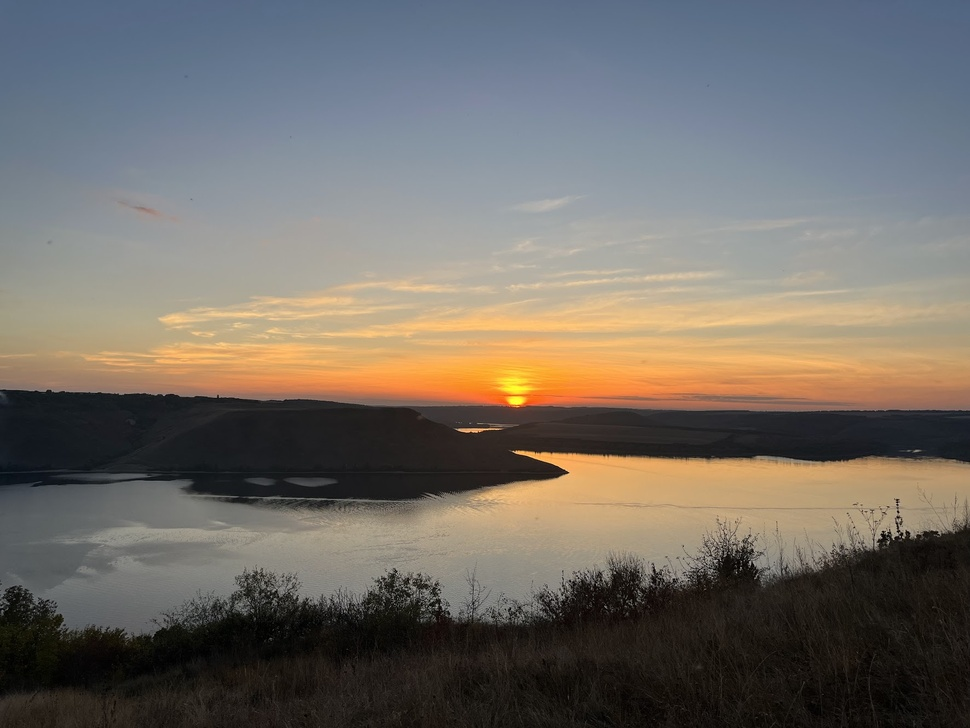
#> input picture lab2/IMG_3812.jpg, 970 x 728 px, shrunk from 1772 x 1330 before the run, found by its file name
$ jupyter execute lab2.2.ipynb
#> lines starting #> are read from the running program, lines starting #| are printed output that depends on the picture
[cell 1]
from time import time

import matplotlib.pyplot as plt
import numpy as np

from sklearn.cluster import KMeans
from sklearn.metrics import pairwise_distances_argmin
from sklearn.utils import shuffle

from skimage import io

[cell 2]
image = io.imread('/Users/andrii.p/Desktop/IMG_3812.jpg') # БAKOTA ТОП ❤️❤️❤️❤️❤️
#> image is the input picture: shape (728, 970, 3); mean R, G, B 114.4, 109, 102.6

[cell 3]
image = np.array(image,dtype=np.float64)/255

[cell 4]
w, h, d = original_shape = tuple(image.shape)
#> w = 728; h = 970; d = 3; original_shape = (728, 970, 3)

[cell 5]
w, h, d = original_shape = tuple(image.shape)
assert d == 3
image_array = np.reshape(image, (w * h, d))

[cell 6]
def recreate_image(codebook, labels, w, h):
    return codebook[labels].reshape(w, h, -1)

[cell 7]
plt.figure(1)
plt.clf()
plt.axis("off")
plt.title("Original image \n Amazing Bakota")
plt.imshow(image)
plt.show()

[cell 8]
for i in [2, 4, 8, 16, 32, 64]:
    image_array_sample = shuffle(image_array, random_state=0, n_samples=1_000)
    kmeans = KMeans(n_clusters=i, random_state=0).fit(image_array_sample)

    labels = kmeans.predict(image_array)

    codebook_random = shuffle(image_array, random_state=0, n_samples=i)

    labels_random = pairwise_distances_argmin(codebook_random, image_array, axis=0)

    print(f"Done for {i}. Processing next...")

    plt.figure()
    plt.clf()
    plt.axis("off")
    plt.title(f"Quantized image ({i} colors, K-Means)")
    plt.imshow(recreate_image(kmeans.cluster_centers_, labels, w, h))
#> this loop made 6 passes
#> codebook_random on pass 1: [[0.486, 0.537, 0.612], [0.659, 0.612, 0.518]]
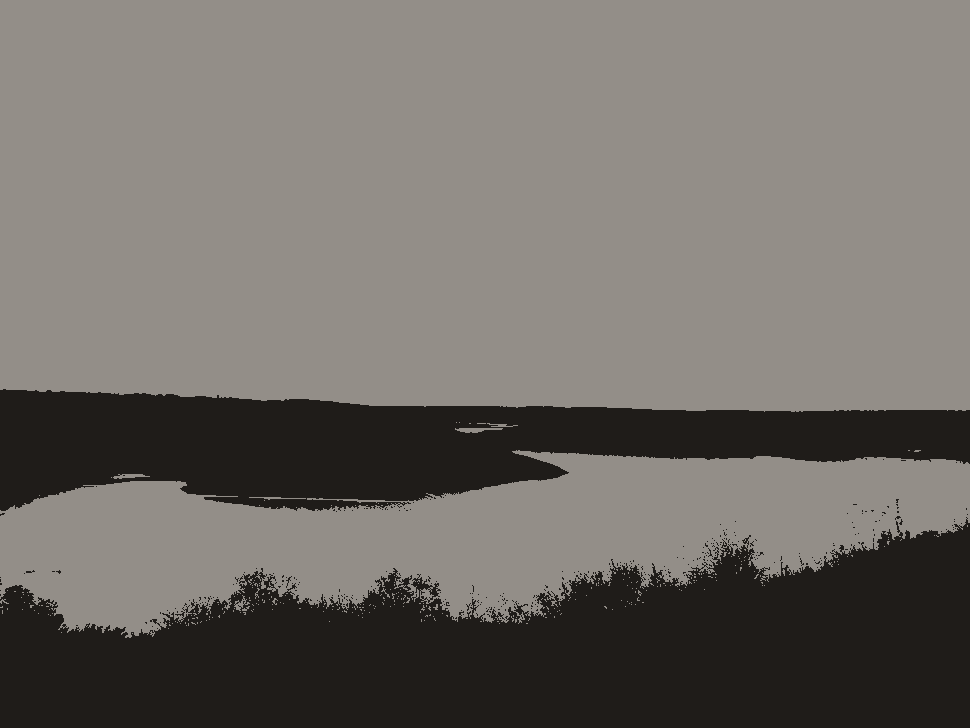
#> shown: shape (728, 970, 3) float64; mean R, G, B 0.442, 0.425, 0.405
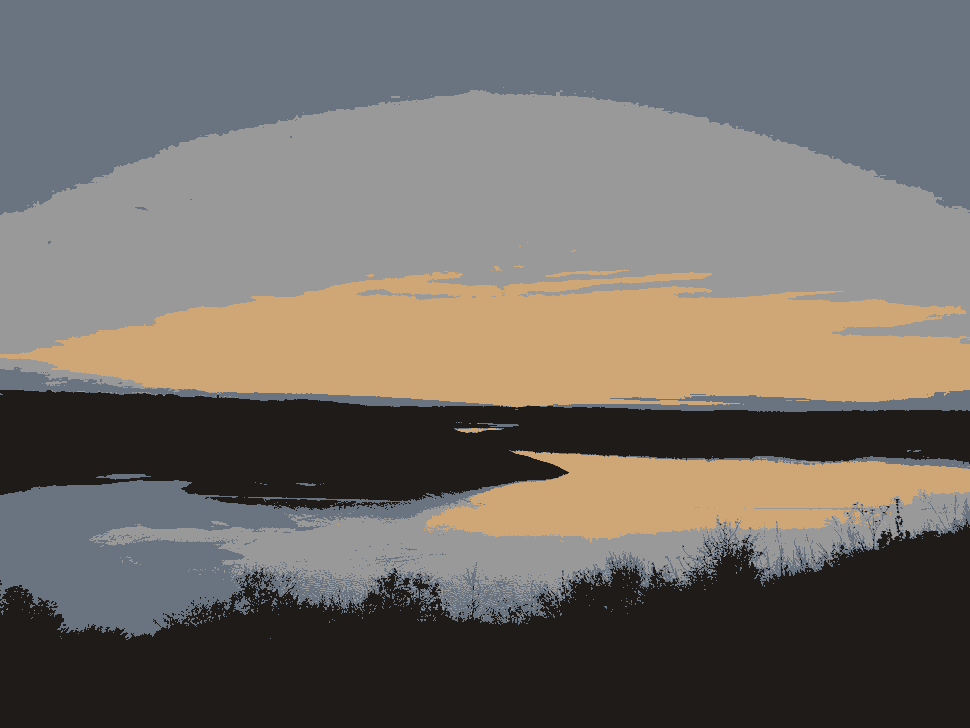
#> shown: shape (728, 970, 3) float64; mean R, G, B 0.447, 0.428, 0.405
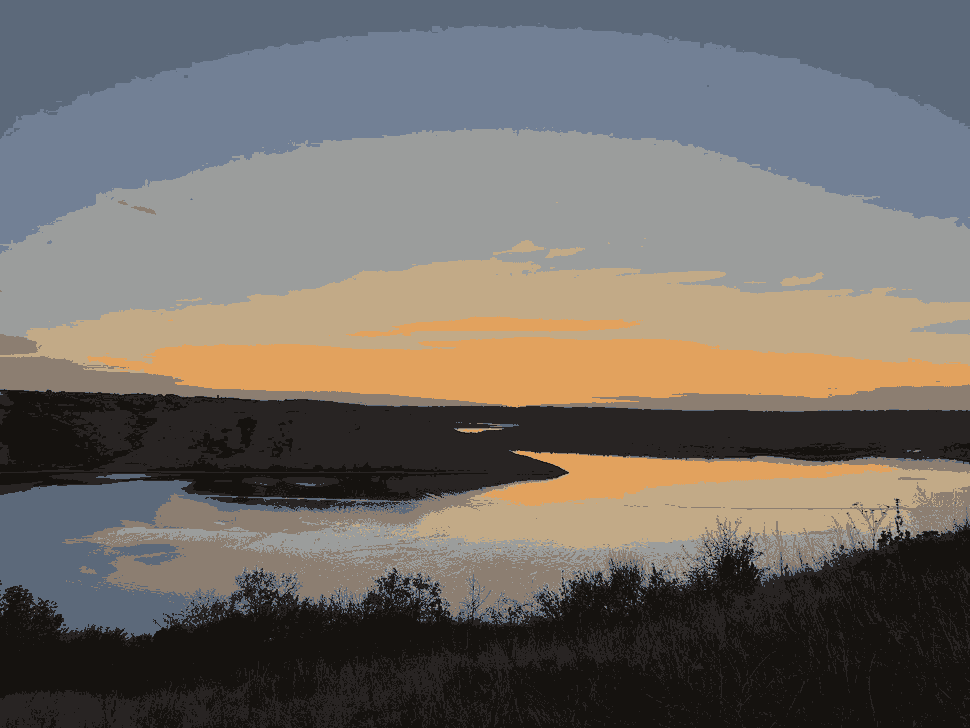
#> shown: shape (728, 970, 3) float64; mean R, G, B 0.445, 0.426, 0.404
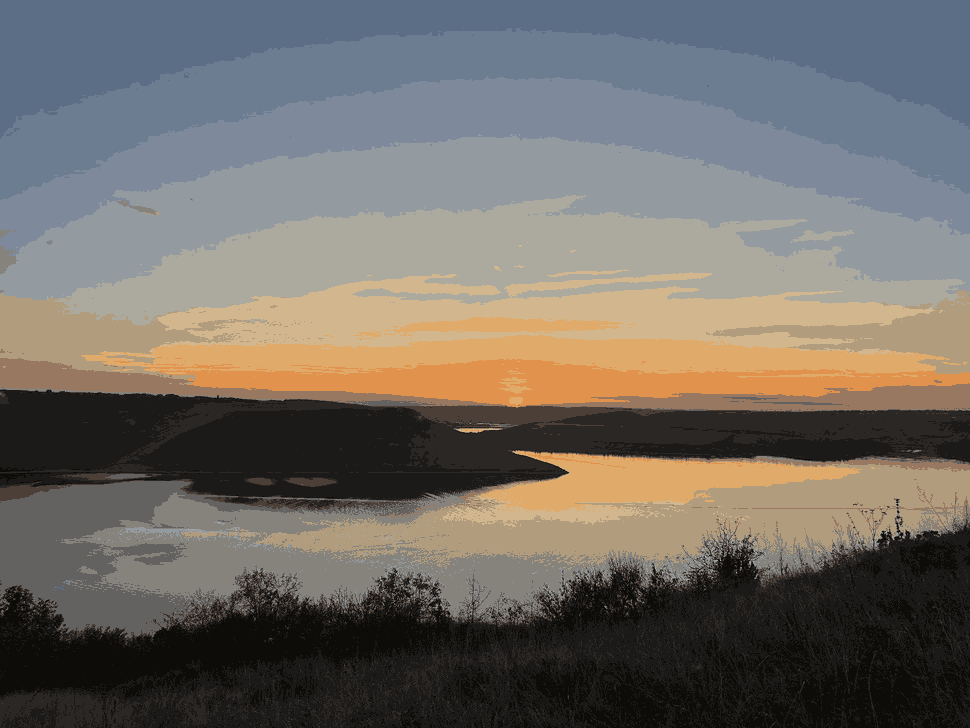
#> shown: shape (728, 970, 3) float64; mean R, G, B 0.447, 0.427, 0.404
